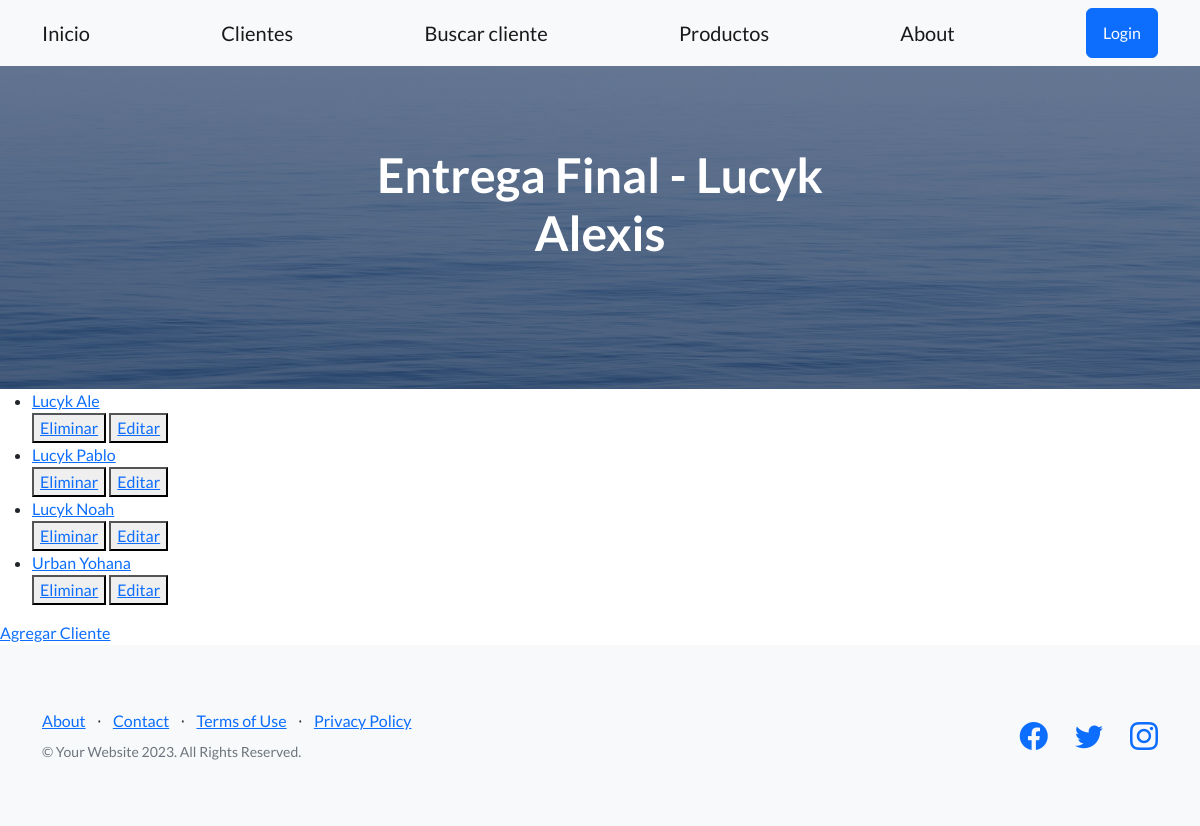
The page /app-tercera/lista-cliente/ on the database as committed earlier.
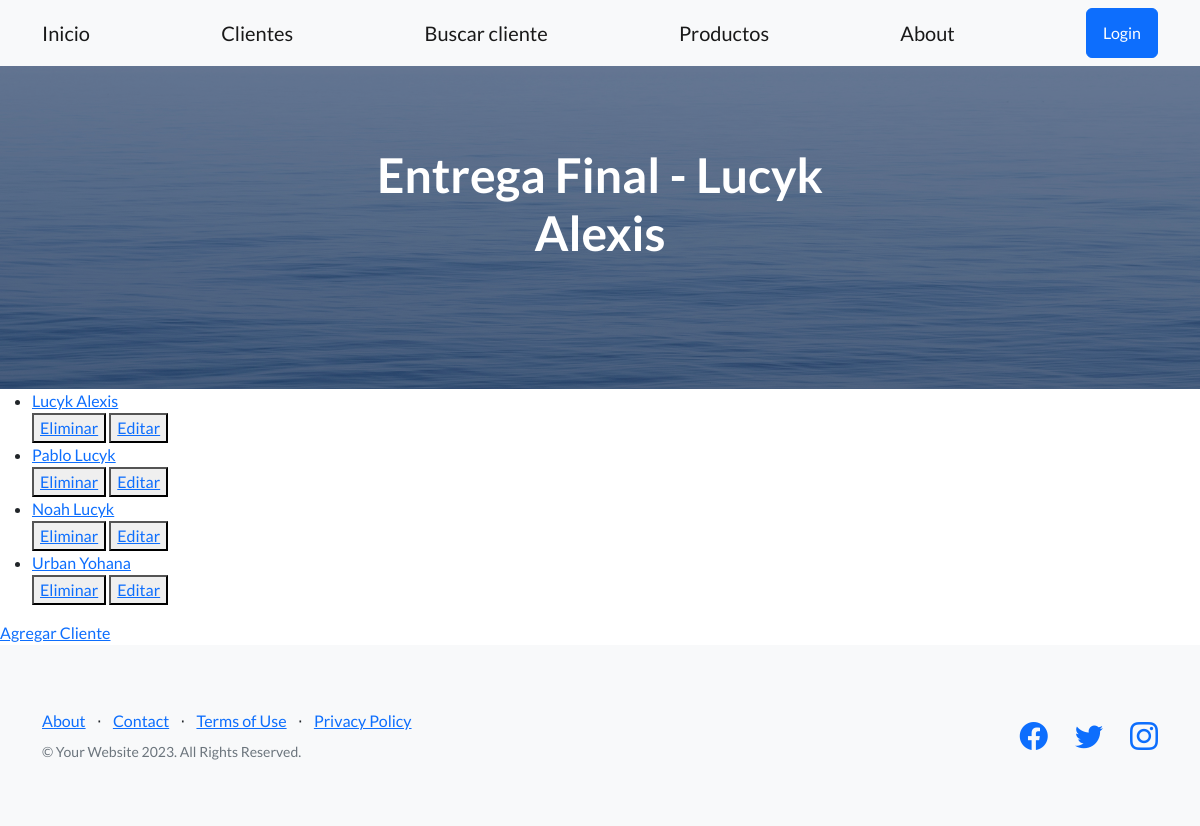
The same page on the database as committed later.
### AppTercera/models.py (models this page shows)
class Cliente(models.Model):
    apellido=models.CharField(max_length=30)
    nombre=models.CharField(max_length=30)
    telefono=models.IntegerField()
    def __str__(self):
        return f'{self.apellido} {self.nombre}'

### AppTercera/views.py (the view)
# urls.py: path('lista-cliente/', ClienteList.as_view(), name='ListaCliente'), # Se invocan clases como funcion con el .as_view()
class ClienteList(ListView):
    model = Cliente
    template_name = 'cliente_list.html'
    context_object_name = 'clientes'

### AppTercera/templates/cliente_list.html
{% extends 'padre.html' %}
{% block contenidoQueCambia %}
    <ul>
        {% for cliente in clientes %}
            <li>
                <a href="{% url 'DetalleCliente' cliente.id %}">{{cliente}}</a>
            </li>
            <div>
                <button>
                    <a href="{% url 'EliminaCliente' cliente.id %}">Eliminar</a>
                </button>
                <button>
                    <a href="{% url 'ActualizaCliente' cliente.id %}">Editar</a>
                </button>
            </div>
        {% endfor %}
    </ul>
    <a href="{% url 'CreaCliente' %}">Agregar Cliente</a>
{% endblock contenidoQueCambia %}

### AppTercera/templates/padre.html (shortened to what this page needs)
<!DOCTYPE html>
<html lang="en">
    <head>
        {% load static %}
        <link href="https://cdn.jsdelivr.net/npm/bootstrap-icons@1.5.0/font/bootstrap-icons.css" rel="stylesheet" type="text/css" />
        <link href='{% static "css/styles.css" %}' rel="stylesheet" />
    </head>
    <body>
        {% include 'navbar.html' %}
        <header class="masthead">
            <div class="container position-relative">
                <div class="row justify-content-center">
                    <div class="col-xl-6">
                        <div class="text-center text-white">
                            <h1 class="mb-5">Entrega Final - Lucyk Alexis</h1>
                        </div>
                    </div>
                </div>
            </div>
        </header>
        {% block contenidoQueCambia %}
        {% endblock contenidoQueCambia %}
        <footer class="footer bg-light">
            <div class="container">
                <div class="row">
                    <div class="col-lg-6 h-100 text-center text-lg-start my-auto">
                        <ul class="list-inline mb-2">
                            <li class="list-inline-item"><a href="#!">About</a></li>
                            <li class="list-inline-item">⋅</li>
                            <li class="list-inline-item"><a href="#!">Contact</a></li>
                            <li class="list-inline-item">⋅</li>
                            <li class="list-inline-item"><a href="#!">Terms of Use</a></li>
                            <li class="list-inline-item">⋅</li>
                            <li class="list-inline-item"><a href="#!">Privacy Policy</a></li>
                        </ul>
                        <p class="text-muted small mb-4 mb-lg-0">&copy; Your Website 2023. All Rights Reserved.</p>
                    </div>
                    <div class="col-lg-6 h-100 text-center text-lg-end my-auto">
                        <ul class="list-inline mb-0">
                            <li class="list-inline-item me-4">
                                <a href="#!"><i class="bi-facebook fs-3"></i></a>
                            </li>
                            <li class="list-inline-item me-4">
                                <a href="#!"><i class="bi-twitter fs-3"></i></a>
                            </li>
                            <li class="list-inline-item">
                                <a href="#!"><i class="bi-instagram fs-3"></i></a>
                            </li>
                        </ul>
                    </div>
                </div>
            </div>
        </footer>
    </body>
</html>

### AppTercera/templates/navbar.html
<nav class="navbar navbar-light bg-light static-top">
    <div class="container">
        <a class="navbar-brand" href="{% url 'Inicio' %}">Inicio</a>
        <a class="navbar-brand" href="{% url 'ListaCliente' %}">Clientes</a>
        <a class="navbar-brand" href="{% url 'Pag_BuscarCliente' %}">Buscar cliente</a>
        <a class="navbar-brand" href="{% url 'Pag_Productos' %}">Productos</a>
        <a class="navbar-brand" href="{% url 'AboutMe' %}">About</a>
        {% if user.is_authenticated %}
            <a class="navbar-brand" href="{% url 'Registrar' %}">Registrar usuario</a>
            <a class="navbar-brand" href="{% url 'EditarPerfil' %}">Editar perfil</a>
            <p>Bienvenido {{user.username}}</p>
            {% if url %}
                <img src="{{url}}" height="30px" alt="avatar">
            {% endif %}
            <a class="btn btn-primary" href="{% url 'Logout' %}">Logout</a>
        {% else %}
            <a class="btn btn-primary" href="{% url 'Login' %}">Login</a>
        {% endif %}
    </div>
</nav>

Rows that differ between the two databases and show on the page:
removed Cliente: apellido+nombre "Lucyk Ale"
removed Cliente: apellido+nombre "Lucyk Pablo"
removed Cliente: apellido+nombre "Lucyk Noah"
added Cliente: apellido+nombre "Lucyk Alexis"
added Cliente: apellido+nombre "Pablo Lucyk"
added Cliente: apellido+nombre "Noah Lucyk"
